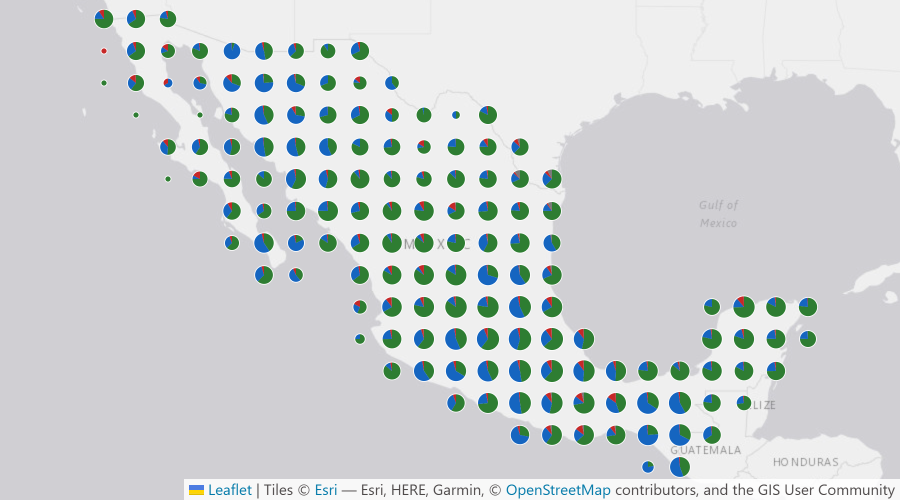
#> input picture paper/ijcopi/capturas_figura5/national.png, 1800 x 1000 px (shown at 1/2 size); its folder holds 2 pictures in this run
$ python componer_figuras_revision.py
#> lines starting #> are read from the running program, lines starting #| are printed output that depends on the picture
"""Compose the English national/state map and a comparison of four alternatives.

The maps are application screenshots; headings and a shared legend are drawn
conventionally. The four provenance alternatives remain separate editable SVGs.
"""
from pathlib import Path
import json
import math
from urllib.parse import parse_qs, urlsplit
from PIL import Image, ImageDraw, ImageFont

HERE = Path(__file__).resolve().parent
FONT_DIR = Path("C:/Windows/Fonts")


def font(size, bold=False):
    return ImageFont.truetype(str(FONT_DIR / ("arialbd.ttf" if bold else "arial.ttf")), size)


def locator_rectangle(overview, detail, panel):
    """Project the detail viewport into the overview, using the recorded cameras.

    Captures use 900 × 500 CSS pixels at deviceScaleFactor=2. The rectangle
    represents B's map viewport, not an administrative boundary or spatial filter.
    """
    def camera(view):
        return tuple(map(float, parse_qs(urlsplit(view["url"]).query)["c"][0].split(",")))

    def world(lat, lon, zoom):
        size = 256 * 2 ** zoom
        sine = math.sin(math.radians(lat))
        return (lon + 180) / 360 * size, (0.5 - math.log((1 + sine) / (1 - sine)) / (4 * math.pi)) * size

    lat_a, lon_a, zoom_a = camera(overview)
    lat_b, lon_b, zoom_b = camera(detail)
    factor = 2 ** (zoom_b - zoom_a)
    assert factor > 1
    ax, ay = world(lat_a, lon_a, zoom_a)
    bx, by = world(lat_b, lon_b, zoom_a)
    x, y, width, height = panel
    cx = x + width / 2 + (bx - ax) * width / 900
    cy = y + height / 2 + (by - ay) * height / 500
    half_width, half_height = width / (2 * factor), height / (2 * factor)
    return (cx - half_width, cy - half_height, cx + half_width, cy + half_height), factor


def map_figure():
    captures = HERE / "capturas_figura5"
    evidence = json.loads((captures / "evidencia.json").read_text(encoding="utf-8"))
#> (reads paper/ijcopi/capturas_figura5/evidencia.json from the repository)
    assert evidence["language"] == "en" and not evidence["errors"]
    views = {view["view"]: view for view in evidence["views"]}
    assert views["national"]["visible"] == views["national"]["total"] == 253_346
    assert views["state_of_mexico"]["total"] == 21_335
    image = Image.new("RGB", (3600, 1310), "white")
#> image: PIL image 3600x1310 RGB; every value is 255
    draw = ImageDraw.Draw(image)
    locator, zoom_factor = locator_rectangle(views["national"], views["state_of_mexico"], (20, 160, 1760, 978))
    accent = "#6D4091"
    for x, name, title in [(20, "national", "A  Mexico · Overview"),
                           (1820, "state_of_mexico", f"B  State of Mexico · {zoom_factor:g}× zoom")]:
        view = views[name]
        draw.text((x, 8), title, font=font(68, True), fill="#19364C")
        count = f"{view['visible']:,} georeferenced projects" if name == "national" else f"{view['visible']:,} of {view['total']:,} projects shown"
        draw.text((x, 85), count + " · 2024", font=font(60), fill="#435660")
        with Image.open(captures / view["image"]) as screenshot:
#> screenshot is the input picture: PIL image 1800x1000 RGB; mean R, G, B 205.9, 211, 211.8
            assert screenshot.size == (1800, 1000), "Recheck locator projection for a different capture size"
            panel = screenshot.convert("RGB").resize((1760, 978), Image.Resampling.LANCZOS)
        image.paste(panel, (x, 160))
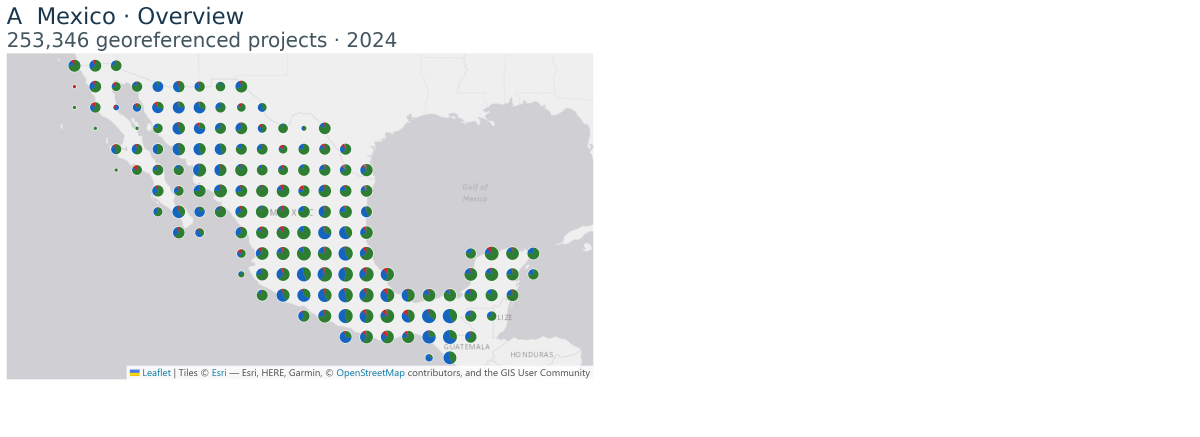
#> image: PIL image 3600x1310 RGB (shown at 1/3 size); mean R, G, B 236.1, 238, 238.4
        draw.rectangle((x, 160, x + 1759, 1137), outline="#C4CED5", width=3)
#> pass 2 of the loop in map_figure, `for x, name, title in [(20, "national", "A  Mexico · Overview"),`:
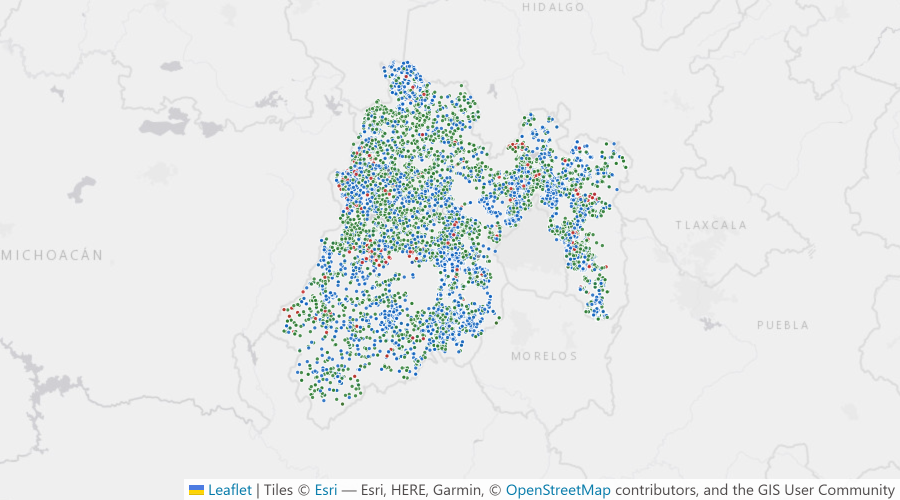
#> input picture paper/ijcopi/capturas_figura5/state_of_mexico.png, 1800 x 1000 px (shown at 1/2 size)
#> in map_figure, screenshot is the input picture: PIL image 1800x1000 RGB; mean R, G, B 230.8, 233.6, 233.8
#> in map_figure, `image.paste(panel, (x, 160))`:
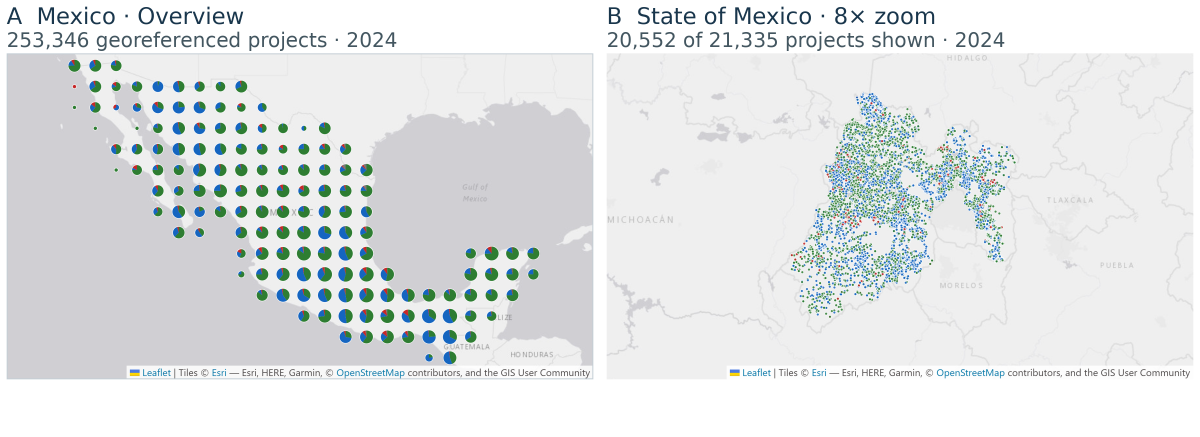
#> image: PIL image 3600x1310 RGB (shown at 1/3 size); mean R, G, B 225.9, 229.1, 229.6
    # One routed arrow stays mostly over the Gulf, leaving state names and
    # attribution legible. The matching outline identifies the enlarged panel.
    x0, y0, x1, y1 = locator
    route = [(x1, y0), (1360, 630), (1800, 630)]
    draw.line(route, fill="white", width=15, joint="curve")
    draw.line(route, fill=accent, width=6, joint="curve")
    draw.rectangle((1820, 160, 3579, 1137), outline=accent, width=7)
    draw.polygon([(1820, 630), (1782, 609), (1782, 651)], fill=accent)
    draw.rectangle(locator, outline="white", width=15)
    draw.rectangle(locator, outline=accent, width=6)
    draw.rounded_rectangle((1245, 450, 1760, 595), radius=16, fill="#FFFFFF")
    draw.text((1502, 462), "Zoom to", font=font(58, True), fill=accent, anchor="mt")
    draw.text((1502, 535), "State of Mexico", font=font(52), fill="#19364C", anchor="mt")
    draw.text((60, 1170), "Status", font=font(60, True), fill="#19364C")
    for x, label, colour in [(490, "Completed", "#2e7d32"), (1290, "In progress", "#1565c0"),
                              (2110, "Cancelled", "#c62828"), (2890, "Other status", "#7a7a7a")]:
        draw.ellipse((x, 1184, x + 38, 1222), fill=colour)
        draw.text((x + 58, 1170), label, font=font(60), fill="#18242B")
    draw.text((60, 1260), "Project locations · Generalised state boundaries and names: Natural Earth · Basemap: Esri", font=font(44), fill="#435660")
    output = HERE / "figura5_mexico_estado_mexico.png"
    image.save(output, optimize=True)
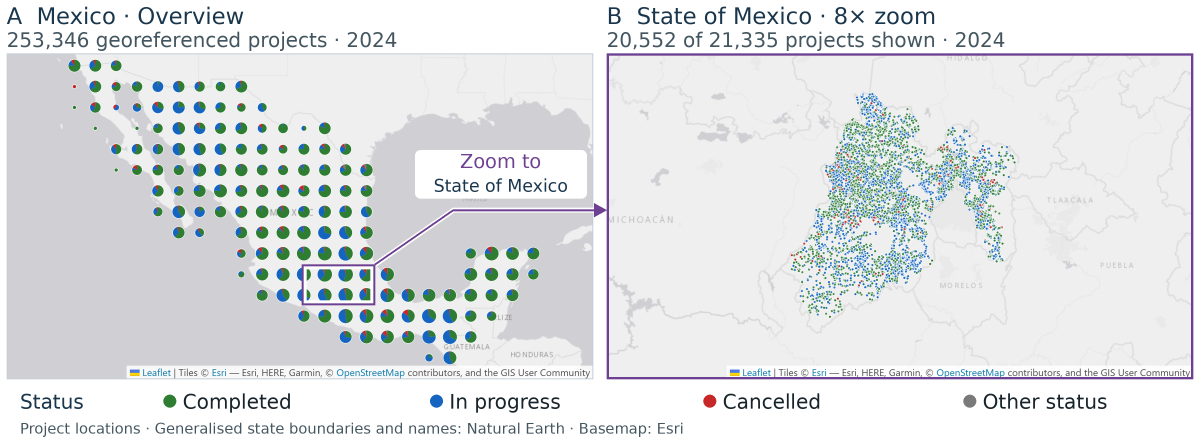
#> saved as figura5_mexico_estado_mexico.png: PIL image 3600x1310 RGB (shown at 1/3 size); mean R, G, B 223.5, 226.3, 227.7
    (captures / "acercamiento.json").write_text(json.dumps({
        "overview_camera": views["national"]["url"],
        "detail_camera": views["state_of_mexico"]["url"],
        "locator_rectangle_pixels": [round(v, 3) for v in locator],
        "linear_zoom_factor": zoom_factor,
        "meaning": "Outline in A locates the viewport of B; B retains its State of Mexico filter.",
    }, indent=2) + "\n", encoding="utf-8", newline="\n")
    print(output)


def alternatives_sheet():
    folder = HERE / "alternativas_figura4"
    image = Image.new("RGB", (3680, 1210), "#EEF3F6")
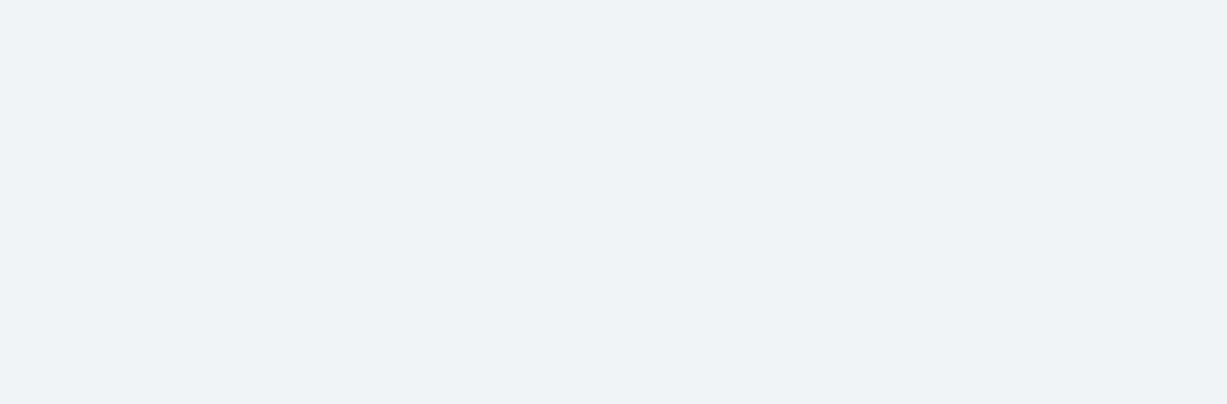
#> image: PIL image 3680x1210 RGB (shown at 1/3 size); mean R, G, B 238, 243, 246
    draw = ImageDraw.Draw(image)
    names = {"A": "Guided process", "B": "Architecture groups", "C": "Data lanes", "D": "Outcomes first"}
    for index, letter in enumerate("ABCD"):
        x = 20 + (index % 2) * 1840
        y = 15 + (index // 2) * 600
        draw.text((x + 20, y), f"{letter} · {names[letter]}", font=font(50, True), fill="#19364C")
#> (the run stopped early here; a loop or call above may not have finished)
